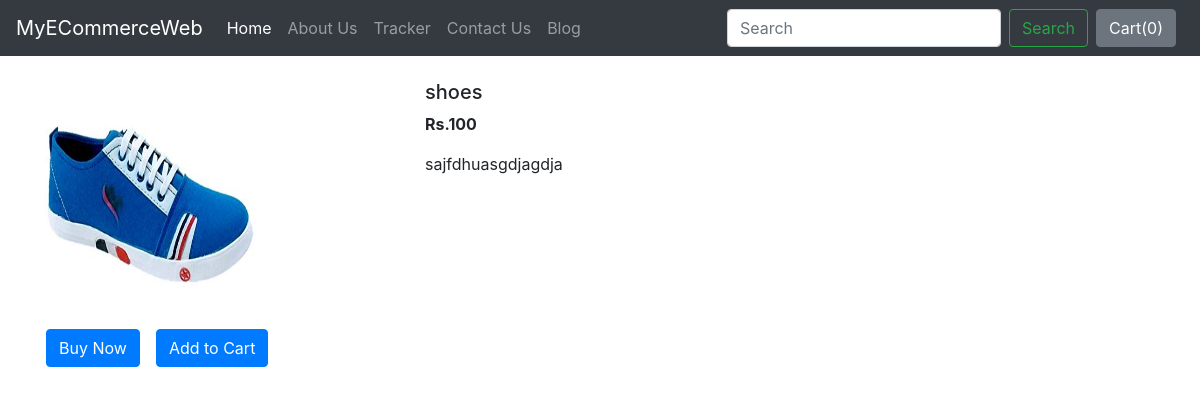
The app's page /shop/products/15 with its own data.
### shop/models.py (models this page shows, shortened)
class Product(models.Model):
    product_id = models.AutoField
    product_name = models.CharField(max_length=50)
    category = models.CharField(max_length=50, default="")
    subcategory = models.CharField(max_length=50, default="")
    price = models.IntegerField(default=0)
    desc = models.CharField(max_length=300)
    pub_date = models.DateField()
    image = models.ImageField(upload_to='shop/images', default="")

### shop/views.py (the view)
# urls.py: path("products/<int:myid>", views.productView, name="ProductView"),
def productView(request, myid):
    product = Product.objects.filter(id=myid)
    return render(request, 'shop/prodView.html', {'product':product[0]})

### shop/templates/shop/prodView.html (shortened to what this page needs)
{% extends 'shop/basic.html' %}
{% block body %}
<div class="container my-4">
    <div class="row">
    <div class="col-md-4">
        <div class="row">
            <img src="/media/{{product.image}}" width="233px" height="233px">
        </div>
        <div class="row ">
            <button class="btn btn-primary mx-3 my-3">Buy Now</button>
            <button class="btn btn-primary my-3">Add to Cart</button>
        </div>
    </div>
    <div class="col-md-8">
        <h5>{{product.product_name}}</h5>
        <p><b>Rs.{{product.price}}</b></p>
        <p>{{product.desc}}</p>
    </div>
    </div>
</div>
{%endblock %}

### records on screen
Product: image (picture), product_name "shoes", price "100", desc "sajfdhuasgdjagdja"
